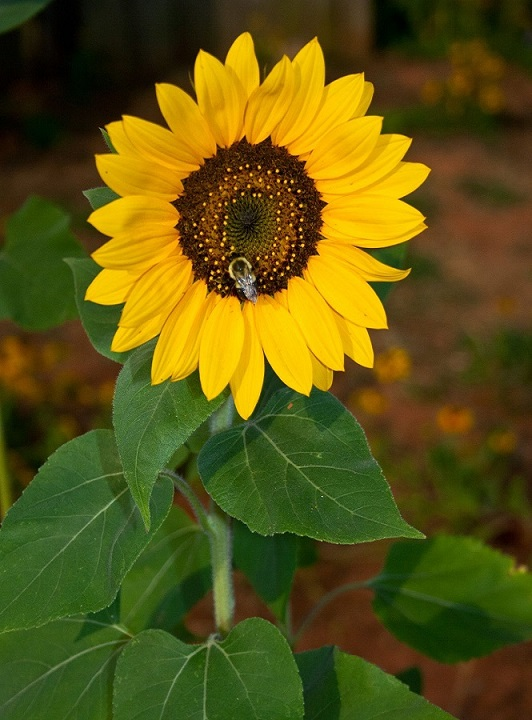
#> input picture ImageProcessing/EdgeDetection/input_image.jpg, 532 x 720 px
$ python main.py   (older library calls are emulated)
#> lines starting #> are read from the running program, lines starting #| are printed output that depends on the picture
import cv2
import numpy as np

# Load the input image
img = cv2.imread('input_image.jpg')
#> img is the input picture: shape (720, 532, 3); mean B, G, R 17, 84.7, 91.5
img_float64 = cv2.imread('input_image.jpg').astype('float64')/255.0

# Convert the input image to grayscale
img_gray = cv2.cvtColor(img, cv2.COLOR_BGR2GRAY)
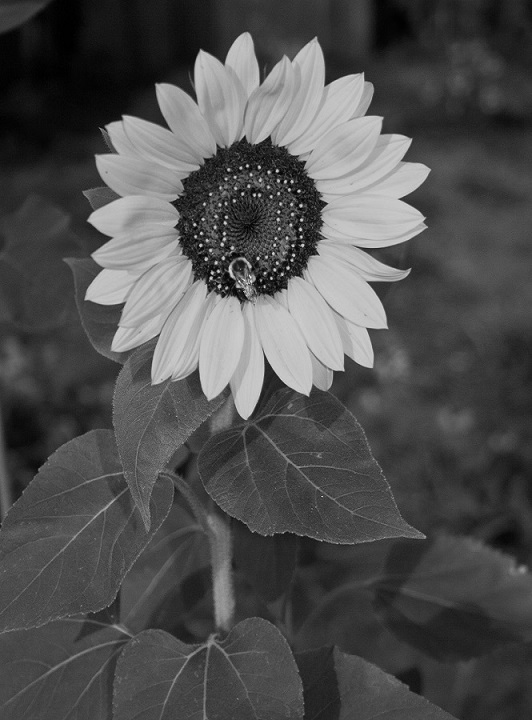
#> img_gray: shape (720, 532); min 0, max 254, mean 79

# Apply different edge detection algorithms on the input image
edges_canny = cv2.Canny(img_gray, 30, 100)
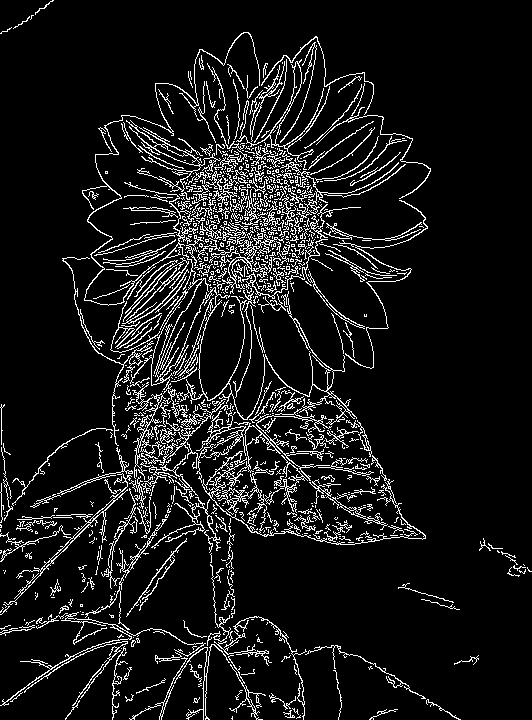
#> edges_canny: shape (720, 532); 9% white in thin lines or dots
edges_sobelx = cv2.Sobel(img_gray, cv2.CV_64F, 1, 0, ksize=5)
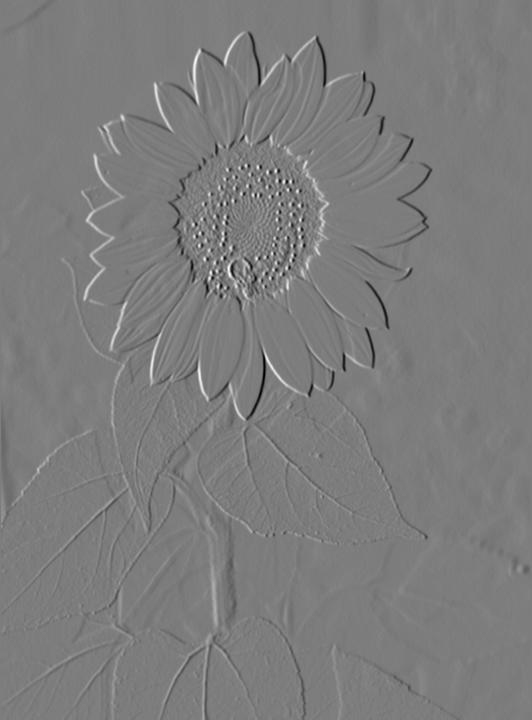
#> edges_sobelx: shape (720, 532) float64; min -8013, max 8319, mean -1; drawn with min black and max white
edges_sobely = cv2.Sobel(img_gray, cv2.CV_64F, 0, 1, ksize=5)
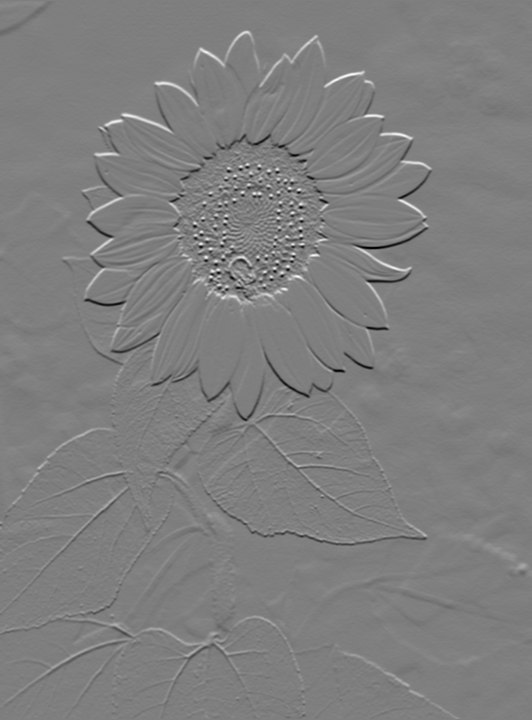
#> edges_sobely: shape (720, 532) float64; min -7492, max 7540, mean 5.3; drawn with min black and max white
edges_laplacian = cv2.Laplacian(img_gray, cv2.CV_64F, ksize=5)
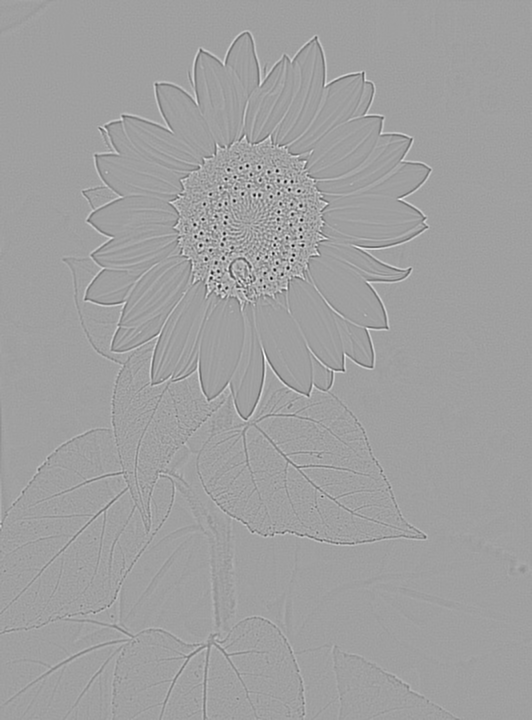
#> edges_laplacian: shape (720, 532) float64; min -8636, max 5128, mean 0; drawn with min black and max white

img = np.float64(img)
new_image_list = [img]
img_list = [edges_canny, edges_laplacian]
for each in img_list:
    imgm = cv2.merge((each,each,each))
    new_image_list.append(imgm)
#> this loop made 2 passes
#> after the loop, new_image_list = 3 items

# Create the output image by stacking the results horizontally
#output_img = np.hstack((img_gray, edges_canny, edges_sobelx, edges_sobely, edges_laplacian))
output_img = np.hstack([x for x in new_image_list])
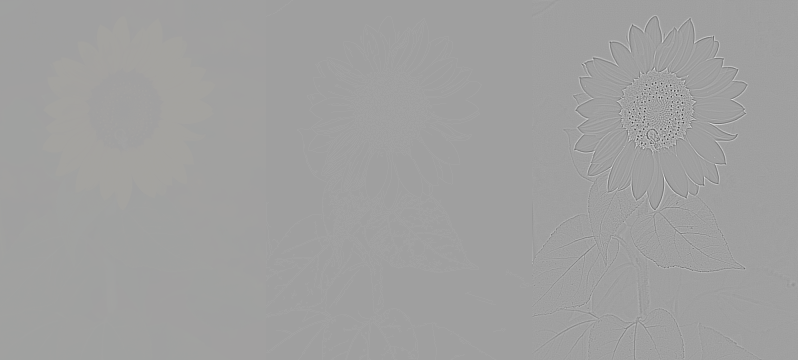
#> output_img: shape (720, 1596, 3) float64 (shown at 1/2 size); mean of channels 0, 1, 2 13.3, 35.9, 38.1; drawn with min black and max white

# Display the input and output images side by side
#cv2.imshow('Input vs Output', output_img)
cv2.imwrite('output_img.jpg', output_img)
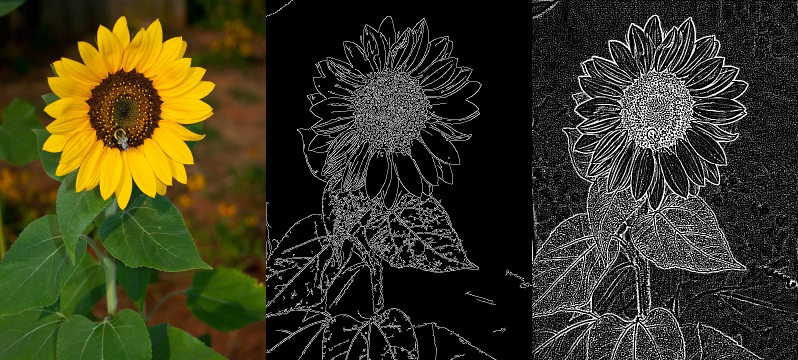
#> saved as output_img.jpg: shape (720, 1596, 3) (shown at 1/2 size); mean B, G, R 32.2, 54.8, 57
#cv2.waitKey(0)
